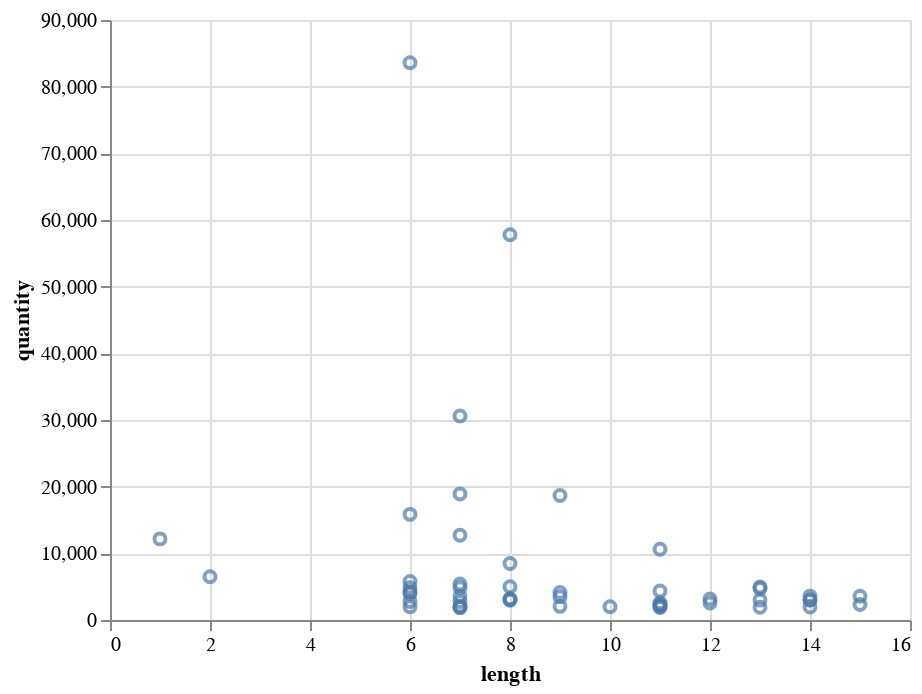

Write notebook code for a chart like this one.
### Code cell
alt.Chart(c).mark_point().encode(
    x=alt.X('length'),
    y=alt.Y('quantity')
).interactive()

### Figure 1 — Vega-Lite specification as saved in the notebook (floating-point values rounded to 4 significant figures)
{"$schema": "https://vega.github.io/schema/vega-lite/v3.4.0.json", "config": {"mark": {"tooltip": null}, "view": {"height": 300, "width": 400}}, "data": {"name": "data-bcd05a0be0a9be532c06ea57aa735f4f"}, "datasets": {"data-bcd05a0be0a9be532c06ea57aa735f4f": [{"AV": 0.1667, "IP": 6.001, "MW": 721.8, "SSF_Helix": 0.5, "SSF_Sheet": 0.1667, "SSF_Turn": 0.1667, "aliphatic": 2, "aromatic": 1, "cdr3": "FIVESK", "flex": 0.7368, "gravy": 0.55, "invalid": 0, "length": 6, "n_A": 0, "n_C": 0, "n_D": 0, "n_E": 1, "n_F": 1, "n_G": 0, "n_H": 0, "n_I": 1, "n_K": 1, "n_L": 0, "n_M": 0, "n_N": 0, "n_P": 0, "n_Q": 0, "n_R": 0, "n_S": 1, "n_T": 0, "n_V": 1, "n_W": 0, "n_Y": 0, "negative": 1, "neutral": 1, "positive": 1, "quantity": 83577}, {"AV": 0.125, "IP": 3.423, "MW": 906.9, "SSF_Helix": 0.375, "SSF_Sheet": 0.125, "SSF_Turn": 0.25, "aliphatic": 4, "aromatic": 1, "cdr3": "DLGIPDDY", "flex": 0.7723, "gravy": -0.6875, "invalid": 0, "length": 8, "n_A": 0, "n_C": 0, "n_D": 3, "n_E": 0, "n_F": 0, "n_G": 1, "n_H": 0, "n_I": 1, "n_K": 0, "n_L": 1, "n_M": 0, "n_N": 0, "n_P": 1, "n_Q": 0, "n_R": 0, "n_S": 0, "n_T": 0, "n_V": 0, "n_W": 0, "n_Y": 1, "negative": 3, "neutral": 0, "positive": 0, "quantity": 57780}, {"AV": 0.2857, "IP": 3.795, "MW": 911.0, "SSF_Helix": 0.2857, "SSF_Sheet": 0.4286, "SSF_Turn": 0.2857, "aliphatic": 3, "aromatic": 2, "cdr3": "EMWGPEY", "flex": 0.7594, "gravy": -1.329, "invalid": 0, "length": 7, "n_A": 0, "n_C": 0, "n_D": 0, "n_E": 2, "n_F": 0, "n_G": 1, "n_H": 0, "n_I": 0, "n_K": 0, "n_L": 0, "n_M": 1, "n_N": 0, "n_P": 1, "n_Q": 0, "n_R": 0, "n_S": 0, "n_T": 0, "n_V": 0, "n_W": 1, "n_Y": 1, "negative": 2, "neutral": 0, "positive": 0, "quantity": 30588}, {"AV": 0.2857, "IP": 3.666, "MW": 897.0, "SSF_Helix": 0.2857, "SSF_Sheet": 0.2857, "SSF_Turn": 0.2857, "aliphatic": 3, "aromatic": 2, "cdr3": "EMWGPDY", "flex": 0.7563, "gravy": -1.329, "invalid": 0, "length": 7, "n_A": 0, "n_C": 0, "n_D": 1, "n_E": 1, "n_F": 0, "n_G": 1, "n_H": 0, "n_I": 0, "n_K": 0, "n_L": 0, "n_M": 1, "n_N": 0, "n_P": 1, "n_Q": 0, "n_R": 0, "n_S": 0, "n_T": 0, "n_V": 0, "n_W": 1, "n_Y": 1, "negative": 2, "neutral": 0, "positive": 0, "quantity": 18892}, {"AV": 0.2222, "IP": 4.197, "MW": 1047.0, "SSF_Helix": 0.3333, "SSF_Sheet": 0.3333, "SSF_Turn": 0.1111, "aliphatic": 4, "aromatic": 2, "cdr3": "DLHWGAADY", "flex": 0.7286, "gravy": -0.6, "invalid": 0, "length": 9, "n_A": 2, "n_C": 0, "n_D": 2, "n_E": 0, "n_F": 0, "n_G": 1, "n_H": 1, "n_I": 0, "n_K": 0, "n_L": 1, "n_M": 0, "n_N": 0, "n_P": 0, "n_Q": 0, "n_R": 0, "n_S": 0, "n_T": 0, "n_V": 0, "n_W": 1, "n_Y": 1, "negative": 2, "neutral": 0, "positive": 1, "quantity": 18675}, {"AV": 0.1667, "IP": 6.001, "MW": 721.8, "SSF_Helix": 0.5, "SSF_Sheet": 0.3333, "SSF_Turn": 0.1667, "aliphatic": 2, "aromatic": 1, "cdr3": "FLVESK", "flex": 0.7423, "gravy": 0.4333, "invalid": 0, "length": 6, "n_A": 0, "n_C": 0, "n_D": 0, "n_E": 1, "n_F": 1, "n_G": 0, "n_H": 0, "n_I": 0, "n_K": 1, "n_L": 1, "n_M": 0, "n_N": 0, "n_P": 0, "n_Q": 0, "n_R": 0, "n_S": 1, "n_T": 0, "n_V": 1, "n_W": 0, "n_Y": 0, "negative": 1, "neutral": 1, "positive": 1, "quantity": 15844}, {"AV": 0.2857, "IP": 3.795, "MW": 880.9, "SSF_Helix": 0.2857, "SSF_Sheet": 0.2857, "SSF_Turn": 0.2857, "aliphatic": 2, "aromatic": 2, "cdr3": "ETWGPEY", "flex": 0.7739, "gravy": -1.7, "invalid": 0, "length": 7, "n_A": 0, "n_C": 0, "n_D": 0, "n_E": 2, "n_F": 0, "n_G": 1, "n_H": 0, "n_I": 0, "n_K": 0, "n_L": 0, "n_M": 0, "n_N": 0, "n_P": 1, "n_Q": 0, "n_R": 0, "n_S": 0, "n_T": 1, "n_V": 0, "n_W": 1, "n_Y": 1, "negative": 2, "neutral": 1, "positive": 0, "quantity": 12715}, {"AV": 1, "IP": 5.524, "MW": 181.2, "SSF_Helix": 1, "SSF_Sheet": 0, "SSF_Turn": 0, "aliphatic": 0, "aromatic": 1, "cdr3": "Y", "flex": 0.567, "gravy": -1.3, "invalid": 0, "length": 1, "n_A": 0, "n_C": 0, "n_D": 0, "n_E": 0, "n_F": 0, "n_G": 0, "n_H": 0, "n_I": 0, "n_K": 0, "n_L": 0, "n_M": 0, "n_N": 0, "n_P": 0, "n_Q": 0, "n_R": 0, "n_S": 0, "n_T": 0, "n_V": 0, "n_W": 0, "n_Y": 1, "negative": 0, "neutral": 0, "positive": 0, "quantity": 12166}, {"AV": 0.1818, "IP": 3.93, "MW": 1368.0, "SSF_Helix": 0.3636, "SSF_Sheet": 0.1818, "SSF_Turn": 0.1818, "aliphatic": 3, "aromatic": 2, "cdr3": "DNRDLLTPFDY", "flex": 0.7617, "gravy": -1.064, "invalid": 0, "length": 11, "n_A": 0, "n_C": 0, "n_D": 3, "n_E": 0, "n_F": 1, "n_G": 0, "n_H": 0, "n_I": 0, "n_K": 0, "n_L": 2, "n_M": 0, "n_N": 1, "n_P": 1, "n_Q": 0, "n_R": 1, "n_S": 0, "n_T": 1, "n_V": 0, "n_W": 0, "n_Y": 1, "negative": 3, "neutral": 2, "positive": 1, "quantity": 10625}, {"AV": 0.125, "IP": 3.8, "MW": 888.9, "SSF_Helix": 0.25, "SSF_Sheet": 0, "SSF_Turn": 0.5, "aliphatic": 3, "aromatic": 1, "cdr3": "GGVNWNDQ", "flex": 0.7795, "gravy": -1.438, "invalid": 0, "length": 8, "n_A": 0, "n_C": 0, "n_D": 1, "n_E": 0, "n_F": 0, "n_G": 2, "n_H": 0, "n_I": 0, "n_K": 0, "n_L": 0, "n_M": 0, "n_N": 2, "n_P": 0, "n_Q": 1, "n_R": 0, "n_S": 0, "n_T": 0, "n_V": 1, "n_W": 1, "n_Y": 0, "negative": 1, "neutral": 3, "positive": 0, "quantity": 8475}, {"AV": 0.5, "IP": 3.8, "MW": 296.3, "SSF_Helix": 0.5, "SSF_Sheet": 0, "SSF_Turn": 0, "aliphatic": 0, "aromatic": 1, "cdr3": "DY", "flex": 0.728, "gravy": -2.4, "invalid": 0, "length": 2, "n_A": 0, "n_C": 0, "n_D": 1, "n_E": 0, "n_F": 0, "n_G": 0, "n_H": 0, "n_I": 0, "n_K": 0, "n_L": 0, "n_M": 0, "n_N": 0, "n_P": 0, "n_Q": 0, "n_R": 0, "n_S": 0, "n_T": 0, "n_V": 0, "n_W": 0, "n_Y": 1, "negative": 1, "neutral": 0, "positive": 0, "quantity": 6479}, {"AV": 0.1667, "IP": 6.002, "MW": 749.9, "SSF_Helix": 0.5, "SSF_Sheet": 0.3333, "SSF_Turn": 0.1667, "aliphatic": 2, "aromatic": 1, "cdr3": "FLVESR", "flex": 0.7332, "gravy": 0.3333, "invalid": 0, "length": 6, "n_A": 0, "n_C": 0, "n_D": 0, "n_E": 1, "n_F": 1, "n_G": 0, "n_H": 0, "n_I": 0, "n_K": 0, "n_L": 1, "n_M": 0, "n_N": 0, "n_P": 0, "n_Q": 0, "n_R": 1, "n_S": 1, "n_T": 0, "n_V": 1, "n_W": 0, "n_Y": 0, "negative": 1, "neutral": 1, "positive": 1, "quantity": 5779}, {"AV": 0.2857, "IP": 3.8, "MW": 869.9, "SSF_Helix": 0.4286, "SSF_Sheet": 0, "SSF_Turn": 0.1429, "aliphatic": 2, "aromatic": 2, "cdr3": "QGQIFDY", "flex": 0.7286, "gravy": -0.7, "invalid": 0, "length": 7, "n_A": 0, "n_C": 0, "n_D": 1, "n_E": 0, "n_F": 1, "n_G": 1, "n_H": 0, "n_I": 1, "n_K": 0, "n_L": 0, "n_M": 0, "n_N": 0, "n_P": 0, "n_Q": 2, "n_R": 0, "n_S": 0, "n_T": 0, "n_V": 0, "n_W": 0, "n_Y": 1, "negative": 1, "neutral": 2, "positive": 0, "quantity": 5397}, {"AV": 0.25, "IP": 5.077, "MW": 945.0, "SSF_Helix": 0.375, "SSF_Sheet": 0, "SSF_Turn": 0.375, "aliphatic": 3, "aromatic": 2, "cdr3": "GGINWFDH", "flex": 0.7376, "gravy": -0.575, "invalid": 0, "length": 8, "n_A": 0, "n_C": 0, "n_D": 1, "n_E": 0, "n_F": 1, "n_G": 2, "n_H": 1, "n_I": 1, "n_K": 0, "n_L": 0, "n_M": 0, "n_N": 1, "n_P": 0, "n_Q": 0, "n_R": 0, "n_S": 0, "n_T": 0, "n_V": 0, "n_W": 1, "n_Y": 0, "negative": 1, "neutral": 1, "positive": 1, "quantity": 4991}, {"AV": 0.0769, "IP": 3.423, "MW": 1328.0, "SSF_Helix": 0.1538, "SSF_Sheet": 0.2308, "SSF_Turn": 0.3077, "aliphatic": 6, "aromatic": 1, "cdr3": "DSPAYTSADGMDV", "flex": 0.769, "gravy": -0.4923, "invalid": 0, "length": 13, "n_A": 2, "n_C": 0, "n_D": 3, "n_E": 0, "n_F": 0, "n_G": 1, "n_H": 0, "n_I": 0, "n_K": 0, "n_L": 0, "n_M": 1, "n_N": 0, "n_P": 1, "n_Q": 0, "n_R": 0, "n_S": 2, "n_T": 1, "n_V": 1, "n_W": 0, "n_Y": 1, "negative": 3, "neutral": 3, "positive": 0, "quantity": 4960}, {"AV": 0.1667, "IP": 4.0, "MW": 725.8, "SSF_Helix": 0.3333, "SSF_Sheet": 0.3333, "SSF_Turn": 0.3333, "aliphatic": 2, "aromatic": 1, "cdr3": "FMVESN", "flex": 0.7385, "gravy": 0.1833, "invalid": 0, "length": 6, "n_A": 0, "n_C": 0, "n_D": 0, "n_E": 1, "n_F": 1, "n_G": 0, "n_H": 0, "n_I": 0, "n_K": 0, "n_L": 0, "n_M": 1, "n_N": 1, "n_P": 0, "n_Q": 0, "n_R": 0, "n_S": 1, "n_T": 0, "n_V": 1, "n_W": 0, "n_Y": 0, "negative": 1, "neutral": 2, "positive": 0, "quantity": 4859}, {"AV": 0.1429, "IP": 4.508, "MW": 854.9, "SSF_Helix": 0.1429, "SSF_Sheet": 0.2857, "SSF_Turn": 0.2857, "aliphatic": 2, "aromatic": 1, "cdr3": "ETWGPEH", "flex": 0.7977, "gravy": -1.971, "invalid": 0, "length": 7, "n_A": 0, "n_C": 0, "n_D": 0, "n_E": 2, "n_F": 0, "n_G": 1, "n_H": 1, "n_I": 0, "n_K": 0, "n_L": 0, "n_M": 0, "n_N": 0, "n_P": 1, "n_Q": 0, "n_R": 0, "n_S": 0, "n_T": 1, "n_V": 0, "n_W": 1, "n_Y": 0, "negative": 2, "neutral": 1, "positive": 1, "quantity": 4829}, {"AV": 0.3077, "IP": 4.033, "MW": 1604.0, "SSF_Helix": 0.4615, "SSF_Sheet": 0.1538, "SSF_Turn": 0.3077, "aliphatic": 5, "aromatic": 4, "cdr3": "EPITYSGPWYYLD", "flex": 0.7314, "gravy": -0.6615, "invalid": 0, "length": 13, "n_A": 0, "n_C": 0, "n_D": 1, "n_E": 1, "n_F": 0, "n_G": 1, "n_H": 0, "n_I": 1, "n_K": 0, "n_L": 1, "n_M": 0, "n_N": 0, "n_P": 2, "n_Q": 0, "n_R": 0, "n_S": 1, "n_T": 1, "n_V": 0, "n_W": 1, "n_Y": 3, "negative": 2, "neutral": 2, "positive": 0, "quantity": 4711}, {"AV": 0.2727, "IP": 3.492, "MW": 1357.0, "SSF_Helix": 0.5455, "SSF_Sheet": 0.2727, "SSF_Turn": 0.0909, "aliphatic": 4, "aromatic": 3, "cdr3": "DTLEGVWYFDL", "flex": 0.7185, "gravy": 0.0727, "invalid": 0, "length": 11, "n_A": 0, "n_C": 0, "n_D": 2, "n_E": 1, "n_F": 1, "n_G": 1, "n_H": 0, "n_I": 0, "n_K": 0, "n_L": 2, "n_M": 0, "n_N": 0, "n_P": 0, "n_Q": 0, "n_R": 0, "n_S": 0, "n_T": 1, "n_V": 1, "n_W": 1, "n_Y": 1, "negative": 3, "neutral": 1, "positive": 0, "quantity": 4339}, {"AV": 0.1667, "IP": 4.67, "MW": 777.9, "SSF_Helix": 0.5, "SSF_Sheet": 0.3333, "SSF_Turn": 0, "aliphatic": 2, "aromatic": 1, "cdr3": "FLVERD", "flex": 0.7403, "gravy": -0.1167, "invalid": 0, "length": 6, "n_A": 0, "n_C": 0, "n_D": 1, "n_E": 1, "n_F": 1, "n_G": 0, "n_H": 0, "n_I": 0, "n_K": 0, "n_L": 1, "n_M": 0, "n_N": 0, "n_P": 0, "n_Q": 0, "n_R": 1, "n_S": 0, "n_T": 0, "n_V": 1, "n_W": 0, "n_Y": 0, "negative": 2, "neutral": 0, "positive": 1, "quantity": 4248}, {"AV": 0.1111, "IP": 4.197, "MW": 999.0, "SSF_Helix": 0.3333, "SSF_Sheet": 0.2222, "SSF_Turn": 0.2222, "aliphatic": 4, "aromatic": 1, "cdr3": "DLHWGAVDS", "flex": 0.7483, "gravy": -0.2778, "invalid": 0, "length": 9, "n_A": 1, "n_C": 0, "n_D": 2, "n_E": 0, "n_F": 0, "n_G": 1, "n_H": 1, "n_I": 0, "n_K": 0, "n_L": 1, "n_M": 0, "n_N": 0, "n_P": 0, "n_Q": 0, "n_R": 0, "n_S": 1, "n_T": 0, "n_V": 1, "n_W": 1, "n_Y": 0, "negative": 2, "neutral": 1, "positive": 1, "quantity": 4126}, {"AV": 0.1667, "IP": 4.67, "MW": 795.9, "SSF_Helix": 0.3333, "SSF_Sheet": 0.3333, "SSF_Turn": 0, "aliphatic": 2, "aromatic": 1, "cdr3": "FMVERD", "flex": 0.7388, "gravy": -0.4333, "invalid": 0, "length": 6, "n_A": 0, "n_C": 0, "n_D": 1, "n_E": 1, "n_F": 1, "n_G": 0, "n_H": 0, "n_I": 0, "n_K": 0, "n_L": 0, "n_M": 1, "n_N": 0, "n_P": 0, "n_Q": 0, "n_R": 1, "n_S": 0, "n_T": 0, "n_V": 1, "n_W": 0, "n_Y": 0, "negative": 2, "neutral": 0, "positive": 1, "quantity": 3943}, {"AV": 0.0714, "IP": 3.839, "MW": 1527.0, "SSF_Helix": 0.2857, "SSF_Sheet": 0.1429, "SSF_Turn": 0.2857, "aliphatic": 4, "aromatic": 1, "cdr3": "DRDLESVVTSGFDS", "flex": 0.7796, "gravy": -0.5, "invalid": 0, "length": 14, "n_A": 0, "n_C": 0, "n_D": 3, "n_E": 1, "n_F": 1, "n_G": 1, "n_H": 0, "n_I": 0, "n_K": 0, "n_L": 1, "n_M": 0, "n_N": 0, "n_P": 0, "n_Q": 0, "n_R": 1, "n_S": 3, "n_T": 1, "n_V": 2, "n_W": 0, "n_Y": 0, "negative": 4, "neutral": 4, "positive": 1, "quantity": 3582}, {"AV": 0.1333, "IP": 3.769, "MW": 1736.0, "SSF_Helix": 0.2667, "SSF_Sheet": 0.2, "SSF_Turn": 0.1333, "aliphatic": 5, "aromatic": 2, "cdr3": "MTSLRDGYDTADIDY", "flex": 0.75, "gravy": -0.78, "invalid": 0, "length": 15, "n_A": 1, "n_C": 0, "n_D": 4, "n_E": 0, "n_F": 0, "n_G": 1, "n_H": 0, "n_I": 1, "n_K": 0, "n_L": 1, "n_M": 1, "n_N": 0, "n_P": 0, "n_Q": 0, "n_R": 1, "n_S": 1, "n_T": 2, "n_V": 0, "n_W": 0, "n_Y": 2, "negative": 4, "neutral": 3, "positive": 1, "quantity": 3568}, {"AV": 0.2857, "IP": 4.208, "MW": 922.0, "SSF_Helix": 0.2857, "SSF_Sheet": 0, "SSF_Turn": 0.2857, "aliphatic": 1, "aromatic": 2, "cdr3": "RSDWFDP", "flex": 0.784, "gravy": -1.714, "invalid": 0, "length": 7, "n_A": 0, "n_C": 0, "n_D": 2, "n_E": 0, "n_F": 1, "n_G": 0, "n_H": 0, "n_I": 0, "n_K": 0, "n_L": 0, "n_M": 0, "n_N": 0, "n_P": 1, "n_Q": 0, "n_R": 1, "n_S": 1, "n_T": 0, "n_V": 0, "n_W": 1, "n_Y": 0, "negative": 2, "neutral": 1, "positive": 1, "quantity": 3556}, {"AV": 0.2222, "IP": 5.836, "MW": 1005.0, "SSF_Helix": 0.2222, "SSF_Sheet": 0, "SSF_Turn": 0.5556, "aliphatic": 1, "aromatic": 2, "cdr3": "RGSSSSFDY", "flex": 0.7822, "gravy": -1.122, "invalid": 0, "length": 9, "n_A": 0, "n_C": 0, "n_D": 1, "n_E": 0, "n_F": 1, "n_G": 1, "n_H": 0, "n_I": 0, "n_K": 0, "n_L": 0, "n_M": 0, "n_N": 0, "n_P": 0, "n_Q": 0, "n_R": 1, "n_S": 4, "n_T": 0, "n_V": 0, "n_W": 0, "n_Y": 1, "negative": 1, "neutral": 4, "positive": 1, "quantity": 3503}, {"AV": 0.25, "IP": 3.8, "MW": 894.9, "SSF_Helix": 0.375, "SSF_Sheet": 0.25, "SSF_Turn": 0.375, "aliphatic": 4, "aromatic": 2, "cdr3": "DLNWGAGY", "flex": 0.7361, "gravy": -0.55, "invalid": 0, "length": 8, "n_A": 1, "n_C": 0, "n_D": 1, "n_E": 0, "n_F": 0, "n_G": 2, "n_H": 0, "n_I": 0, "n_K": 0, "n_L": 1, "n_M": 0, "n_N": 1, "n_P": 0, "n_Q": 0, "n_R": 0, "n_S": 0, "n_T": 0, "n_V": 0, "n_W": 1, "n_Y": 1, "negative": 1, "neutral": 1, "positive": 0, "quantity": 3198}, {"AV": 0.1667, "IP": 3.799, "MW": 1231.0, "SSF_Helix": 0.1667, "SSF_Sheet": 0.0833, "SSF_Turn": 0.6667, "aliphatic": 6, "aromatic": 2, "cdr3": "SGASPPGNWFDP", "flex": 0.7953, "gravy": -0.875, "invalid": 0, "length": 12, "n_A": 1, "n_C": 0, "n_D": 1, "n_E": 0, "n_F": 1, "n_G": 2, "n_H": 0, "n_I": 0, "n_K": 0, "n_L": 0, "n_M": 0, "n_N": 1, "n_P": 3, "n_Q": 0, "n_R": 0, "n_S": 2, "n_T": 0, "n_V": 0, "n_W": 1, "n_Y": 0, "negative": 1, "neutral": 3, "positive": 0, "quantity": 3141}, {"AV": 0.125, "IP": 5.077, "MW": 911.9, "SSF_Helix": 0.25, "SSF_Sheet": 0, "SSF_Turn": 0.375, "aliphatic": 3, "aromatic": 1, "cdr3": "GGVNWHDQ", "flex": 0.7653, "gravy": -1.4, "invalid": 0, "length": 8, "n_A": 0, "n_C": 0, "n_D": 1, "n_E": 0, "n_F": 0, "n_G": 2, "n_H": 1, "n_I": 0, "n_K": 0, "n_L": 0, "n_M": 0, "n_N": 1, "n_P": 0, "n_Q": 1, "n_R": 0, "n_S": 0, "n_T": 0, "n_V": 1, "n_W": 1, "n_Y": 0, "negative": 1, "neutral": 2, "positive": 1, "quantity": 3067}, {"AV": 0.0714, "IP": 3.71, "MW": 1528.0, "SSF_Helix": 0.2143, "SSF_Sheet": 0.0714, "SSF_Turn": 0.2857, "aliphatic": 3, "aromatic": 1, "cdr3": "DRDDESVVTSGFDS", "flex": 0.7966, "gravy": -1.021, "invalid": 0, "length": 14, "n_A": 0, "n_C": 0, "n_D": 4, "n_E": 1, "n_F": 1, "n_G": 1, "n_H": 0, "n_I": 0, "n_K": 0, "n_L": 0, "n_M": 0, "n_N": 0, "n_P": 0, "n_Q": 0, "n_R": 1, "n_S": 3, "n_T": 1, "n_V": 2, "n_W": 0, "n_Y": 0, "negative": 5, "neutral": 4, "positive": 1, "quantity": 3011}, {"AV": 0.1429, "IP": 3.839, "MW": 1561.0, "SSF_Helix": 0.2857, "SSF_Sheet": 0.0714, "SSF_Turn": 0.2857, "aliphatic": 3, "aromatic": 2, "cdr3": "DRDFESVVTSGFDS", "flex": 0.7747, "gravy": -0.5714, "invalid": 0, "length": 14, "n_A": 0, "n_C": 0, "n_D": 3, "n_E": 1, "n_F": 2, "n_G": 1, "n_H": 0, "n_I": 0, "n_K": 0, "n_L": 0, "n_M": 0, "n_N": 0, "n_P": 0, "n_Q": 0, "n_R": 1, "n_S": 3, "n_T": 1, "n_V": 2, "n_W": 0, "n_Y": 0, "negative": 4, "neutral": 4, "positive": 1, "quantity": 3009}, {"AV": 0.3077, "IP": 3.666, "MW": 1531.0, "SSF_Helix": 0.4615, "SSF_Sheet": 0.1538, "SSF_Turn": 0.2308, "aliphatic": 4, "aromatic": 4, "cdr3": "EYDSSAYYITVGY", "flex": 0.7105, "gravy": -0.3385, "invalid": 0, "length": 13, "n_A": 1, "n_C": 0, "n_D": 1, "n_E": 1, "n_F": 0, "n_G": 1, "n_H": 0, "n_I": 1, "n_K": 0, "n_L": 0, "n_M": 0, "n_N": 0, "n_P": 0, "n_Q": 0, "n_R": 0, "n_S": 2, "n_T": 1, "n_V": 1, "n_W": 0, "n_Y": 4, "negative": 2, "neutral": 3, "positive": 0, "quantity": 2983}, {"AV": 0.25, "IP": 3.8, "MW": 910.9, "SSF_Helix": 0.375, "SSF_Sheet": 0.125, "SSF_Turn": 0.5, "aliphatic": 3, "aromatic": 2, "cdr3": "DLNWGSGY", "flex": 0.7539, "gravy": -0.875, "invalid": 0, "length": 8, "n_A": 0, "n_C": 0, "n_D": 1, "n_E": 0, "n_F": 0, "n_G": 2, "n_H": 0, "n_I": 0, "n_K": 0, "n_L": 1, "n_M": 0, "n_N": 1, "n_P": 0, "n_Q": 0, "n_R": 0, "n_S": 1, "n_T": 0, "n_V": 0, "n_W": 1, "n_Y": 1, "negative": 1, "neutral": 2, "positive": 0, "quantity": 2969}, {"AV": 0.1667, "IP": 4.0, "MW": 707.8, "SSF_Helix": 0.5, "SSF_Sheet": 0.1667, "SSF_Turn": 0.3333, "aliphatic": 2, "aromatic": 1, "cdr3": "FIVESN", "flex": 0.7345, "gravy": 0.6167, "invalid": 0, "length": 6, "n_A": 0, "n_C": 0, "n_D": 0, "n_E": 1, "n_F": 1, "n_G": 0, "n_H": 0, "n_I": 1, "n_K": 0, "n_L": 0, "n_M": 0, "n_N": 1, "n_P": 0, "n_Q": 0, "n_R": 0, "n_S": 1, "n_T": 0, "n_V": 1, "n_W": 0, "n_Y": 0, "negative": 1, "neutral": 2, "positive": 0, "quantity": 2785}, {"AV": 0.1429, "IP": 4.208, "MW": 871.9, "SSF_Helix": 0.2857, "SSF_Sheet": 0.2857, "SSF_Turn": 0.1429, "aliphatic": 3, "aromatic": 1, "cdr3": "RADWLDP", "flex": 0.7734, "gravy": -1.2, "invalid": 0, "length": 7, "n_A": 1, "n_C": 0, "n_D": 2, "n_E": 0, "n_F": 0, "n_G": 0, "n_H": 0, "n_I": 0, "n_K": 0, "n_L": 1, "n_M": 0, "n_N": 0, "n_P": 1, "n_Q": 0, "n_R": 1, "n_S": 0, "n_T": 0, "n_V": 0, "n_W": 1, "n_Y": 0, "negative": 2, "neutral": 0, "positive": 1, "quantity": 2773}, {"AV": 0.1818, "IP": 3.8, "MW": 1112.0, "SSF_Helix": 0.2727, "SSF_Sheet": 0.2727, "SSF_Turn": 0.2727, "aliphatic": 6, "aromatic": 2, "cdr3": "ASITAAGPFDY", "flex": 0.7302, "gravy": 0.4, "invalid": 0, "length": 11, "n_A": 3, "n_C": 0, "n_D": 1, "n_E": 0, "n_F": 1, "n_G": 1, "n_H": 0, "n_I": 1, "n_K": 0, "n_L": 0, "n_M": 0, "n_N": 0, "n_P": 1, "n_Q": 0, "n_R": 0, "n_S": 1, "n_T": 1, "n_V": 0, "n_W": 0, "n_Y": 1, "negative": 1, "neutral": 2, "positive": 0, "quantity": 2572}, {"AV": 0.25, "IP": 4.197, "MW": 1389.0, "SSF_Helix": 0.3333, "SSF_Sheet": 0.3333, "SSF_Turn": 0.0833, "aliphatic": 5, "aromatic": 3, "cdr3": "ADMASVAHYFDY", "flex": 0.7025, "gravy": 0.0583, "invalid": 0, "length": 12, "n_A": 3, "n_C": 0, "n_D": 2, "n_E": 0, "n_F": 1, "n_G": 0, "n_H": 1, "n_I": 0, "n_K": 0, "n_L": 0, "n_M": 1, "n_N": 0, "n_P": 0, "n_Q": 0, "n_R": 0, "n_S": 1, "n_T": 0, "n_V": 1, "n_W": 0, "n_Y": 2, "negative": 2, "neutral": 1, "positive": 1, "quantity": 2563}, {"AV": 0.1818, "IP": 3.564, "MW": 1213.0, "SSF_Helix": 0.3636, "SSF_Sheet": 0.1818, "SSF_Turn": 0.2727, "aliphatic": 4, "aromatic": 2, "cdr3": "GTSSAWDLVDY", "flex": 0.7415, "gravy": -0.1909, "invalid": 0, "length": 11, "n_A": 1, "n_C": 0, "n_D": 2, "n_E": 0, "n_F": 0, "n_G": 1, "n_H": 0, "n_I": 0, "n_K": 0, "n_L": 1, "n_M": 0, "n_N": 0, "n_P": 0, "n_Q": 0, "n_R": 0, "n_S": 2, "n_T": 1, "n_V": 1, "n_W": 1, "n_Y": 1, "negative": 2, "neutral": 3, "positive": 0, "quantity": 2363}, {"AV": 0.2667, "IP": 6.685, "MW": 1837.0, "SSF_Helix": 0.2667, "SSF_Sheet": 0.0667, "SSF_Turn": 0.2667, "aliphatic": 4, "aromatic": 4, "cdr3": "MGQYDSRGYYGYCHH", "flex": 0.7227, "gravy": -1.38, "invalid": 0, "length": 15, "n_A": 0, "n_C": 1, "n_D": 1, "n_E": 0, "n_F": 0, "n_G": 3, "n_H": 2, "n_I": 0, "n_K": 0, "n_L": 0, "n_M": 1, "n_N": 0, "n_P": 0, "n_Q": 1, "n_R": 1, "n_S": 1, "n_T": 0, "n_V": 0, "n_W": 0, "n_Y": 4, "negative": 1, "neutral": 3, "positive": 3, "quantity": 2337}, {"AV": 0.3636, "IP": 4.208, "MW": 1315.0, "SSF_Helix": 0.3636, "SSF_Sheet": 0, "SSF_Turn": 0.3636, "aliphatic": 3, "aromatic": 4, "cdr3": "DRGYSYGYGDY", "flex": 0.7393, "gravy": -1.7, "invalid": 0, "length": 11, "n_A": 0, "n_C": 0, "n_D": 2, "n_E": 0, "n_F": 0, "n_G": 3, "n_H": 0, "n_I": 0, "n_K": 0, "n_L": 0, "n_M": 0, "n_N": 0, "n_P": 0, "n_Q": 0, "n_R": 1, "n_S": 1, "n_T": 0, "n_V": 0, "n_W": 0, "n_Y": 4, "negative": 2, "neutral": 1, "positive": 1, "quantity": 2143}, {"AV": 0.2857, "IP": 3.795, "MW": 893.9, "SSF_Helix": 0.2857, "SSF_Sheet": 0.2857, "SSF_Turn": 0.4286, "aliphatic": 2, "aromatic": 2, "cdr3": "ENWGPEY", "flex": 0.789, "gravy": -2.1, "invalid": 0, "length": 7, "n_A": 0, "n_C": 0, "n_D": 0, "n_E": 2, "n_F": 0, "n_G": 1, "n_H": 0, "n_I": 0, "n_K": 0, "n_L": 0, "n_M": 0, "n_N": 1, "n_P": 1, "n_Q": 0, "n_R": 0, "n_S": 0, "n_T": 0, "n_V": 0, "n_W": 1, "n_Y": 1, "negative": 2, "neutral": 1, "positive": 0, "quantity": 2099}, {"AV": 0.2222, "IP": 4.197, "MW": 1132.0, "SSF_Helix": 0.4444, "SSF_Sheet": 0.1111, "SSF_Turn": 0.2222, "aliphatic": 3, "aromatic": 2, "cdr3": "DIHNWGLDY", "flex": 0.7349, "gravy": -0.8889, "invalid": 0, "length": 9, "n_A": 0, "n_C": 0, "n_D": 2, "n_E": 0, "n_F": 0, "n_G": 1, "n_H": 1, "n_I": 1, "n_K": 0, "n_L": 1, "n_M": 0, "n_N": 1, "n_P": 0, "n_Q": 0, "n_R": 0, "n_S": 0, "n_T": 0, "n_V": 0, "n_W": 1, "n_Y": 1, "negative": 2, "neutral": 1, "positive": 1, "quantity": 2047}, {"AV": 0.1818, "IP": 3.564, "MW": 1227.0, "SSF_Helix": 0.3636, "SSF_Sheet": 0.2727, "SSF_Turn": 0.2727, "aliphatic": 4, "aromatic": 2, "cdr3": "GTSSAWDLLDY", "flex": 0.7457, "gravy": -0.2273, "invalid": 0, "length": 11, "n_A": 1, "n_C": 0, "n_D": 2, "n_E": 0, "n_F": 0, "n_G": 1, "n_H": 0, "n_I": 0, "n_K": 0, "n_L": 2, "n_M": 0, "n_N": 0, "n_P": 0, "n_Q": 0, "n_R": 0, "n_S": 2, "n_T": 1, "n_V": 0, "n_W": 1, "n_Y": 1, "negative": 2, "neutral": 3, "positive": 0, "quantity": 2024}, {"AV": 0.1667, "IP": 5.836, "MW": 734.8, "SSF_Helix": 0.1667, "SSF_Sheet": 0, "SSF_Turn": 0.3333, "aliphatic": 2, "aromatic": 1, "cdr3": "DYGQRP", "flex": 0.7928, "gravy": -2.467, "invalid": 0, "length": 6, "n_A": 0, "n_C": 0, "n_D": 1, "n_E": 0, "n_F": 0, "n_G": 1, "n_H": 0, "n_I": 0, "n_K": 0, "n_L": 0, "n_M": 0, "n_N": 0, "n_P": 1, "n_Q": 1, "n_R": 1, "n_S": 0, "n_T": 0, "n_V": 0, "n_W": 0, "n_Y": 1, "negative": 1, "neutral": 1, "positive": 1, "quantity": 1986}, {"AV": 0.2, "IP": 3.564, "MW": 1134.0, "SSF_Helix": 0.3, "SSF_Sheet": 0, "SSF_Turn": 0.4, "aliphatic": 2, "aromatic": 2, "cdr3": "DQYSSGSIDY", "flex": 0.7695, "gravy": -1.14, "invalid": 0, "length": 10, "n_A": 0, "n_C": 0, "n_D": 2, "n_E": 0, "n_F": 0, "n_G": 1, "n_H": 0, "n_I": 1, "n_K": 0, "n_L": 0, "n_M": 0, "n_N": 0, "n_P": 0, "n_Q": 1, "n_R": 0, "n_S": 3, "n_T": 0, "n_V": 0, "n_W": 0, "n_Y": 2, "negative": 2, "neutral": 4, "positive": 0, "quantity": 1983}, {"AV": 0.2857, "IP": 8.43, "MW": 1669.0, "SSF_Helix": 0.3571, "SSF_Sheet": 0.2143, "SSF_Turn": 0.3571, "aliphatic": 5, "aromatic": 4, "cdr3": "GRRYGSGNYYALEY", "flex": 0.7339, "gravy": -1.257, "invalid": 0, "length": 14, "n_A": 1, "n_C": 0, "n_D": 0, "n_E": 1, "n_F": 0, "n_G": 3, "n_H": 0, "n_I": 0, "n_K": 0, "n_L": 1, "n_M": 0, "n_N": 1, "n_P": 0, "n_Q": 0, "n_R": 2, "n_S": 1, "n_T": 0, "n_V": 0, "n_W": 0, "n_Y": 4, "negative": 1, "neutral": 2, "positive": 2, "quantity": 1955}, {"AV": 0.3077, "IP": 3.839, "MW": 1658.0, "SSF_Helix": 0.3846, "SSF_Sheet": 0.1538, "SSF_Turn": 0.2308, "aliphatic": 3, "aromatic": 4, "cdr3": "DSKDWGEYWPFDL", "flex": 0.7677, "gravy": -1.323, "invalid": 0, "length": 13, "n_A": 0, "n_C": 0, "n_D": 3, "n_E": 1, "n_F": 1, "n_G": 1, "n_H": 0, "n_I": 0, "n_K": 1, "n_L": 1, "n_M": 0, "n_N": 0, "n_P": 1, "n_Q": 0, "n_R": 0, "n_S": 1, "n_T": 0, "n_V": 0, "n_W": 2, "n_Y": 1, "negative": 4, "neutral": 1, "positive": 1, "quantity": 1909}, {"AV": 0.2857, "IP": 4.207, "MW": 888.9, "SSF_Helix": 0.2857, "SSF_Sheet": 0, "SSF_Turn": 0.1429, "aliphatic": 1, "aromatic": 2, "cdr3": "TGRDYDY", "flex": 0.7531, "gravy": -2.171, "invalid": 0, "length": 7, "n_A": 0, "n_C": 0, "n_D": 2, "n_E": 0, "n_F": 0, "n_G": 1, "n_H": 0, "n_I": 0, "n_K": 0, "n_L": 0, "n_M": 0, "n_N": 0, "n_P": 0, "n_Q": 0, "n_R": 1, "n_S": 0, "n_T": 1, "n_V": 0, "n_W": 0, "n_Y": 2, "negative": 2, "neutral": 1, "positive": 1, "quantity": 1906}, {"AV": 0.0909, "IP": 3.422, "MW": 1244.0, "SSF_Helix": 0.1818, "SSF_Sheet": 0.1818, "SSF_Turn": 0.2727, "aliphatic": 3, "aromatic": 1, "cdr3": "TSANDYDNMDV", "flex": 0.7696, "gravy": -1.127, "invalid": 0, "length": 11, "n_A": 1, "n_C": 0, "n_D": 3, "n_E": 0, "n_F": 0, "n_G": 0, "n_H": 0, "n_I": 0, "n_K": 0, "n_L": 0, "n_M": 1, "n_N": 2, "n_P": 0, "n_Q": 0, "n_R": 0, "n_S": 1, "n_T": 1, "n_V": 1, "n_W": 0, "n_Y": 1, "negative": 3, "neutral": 4, "positive": 0, "quantity": 1867}, {"AV": 0.1429, "IP": 3.8, "MW": 868.0, "SSF_Helix": 0.2857, "SSF_Sheet": 0.4286, "SSF_Turn": 0, "aliphatic": 3, "aromatic": 1, "cdr3": "QQMALDY", "flex": 0.7264, "gravy": -0.6143, "invalid": 0, "length": 7, "n_A": 1, "n_C": 0, "n_D": 1, "n_E": 0, "n_F": 0, "n_G": 0, "n_H": 0, "n_I": 0, "n_K": 0, "n_L": 1, "n_M": 1, "n_N": 0, "n_P": 0, "n_Q": 2, "n_R": 0, "n_S": 0, "n_T": 0, "n_V": 0, "n_W": 0, "n_Y": 1, "negative": 1, "neutral": 2, "positive": 0, "quantity": 1860}]}, "encoding": {"x": {"field": "length", "type": "quantitative"}, "y": {"field": "quantity", "type": "quantitative"}}, "mark": "point", "selection": {"selector001": {"bind": "scales", "encodings": ["x", "y"], "type": "interval"}}}
